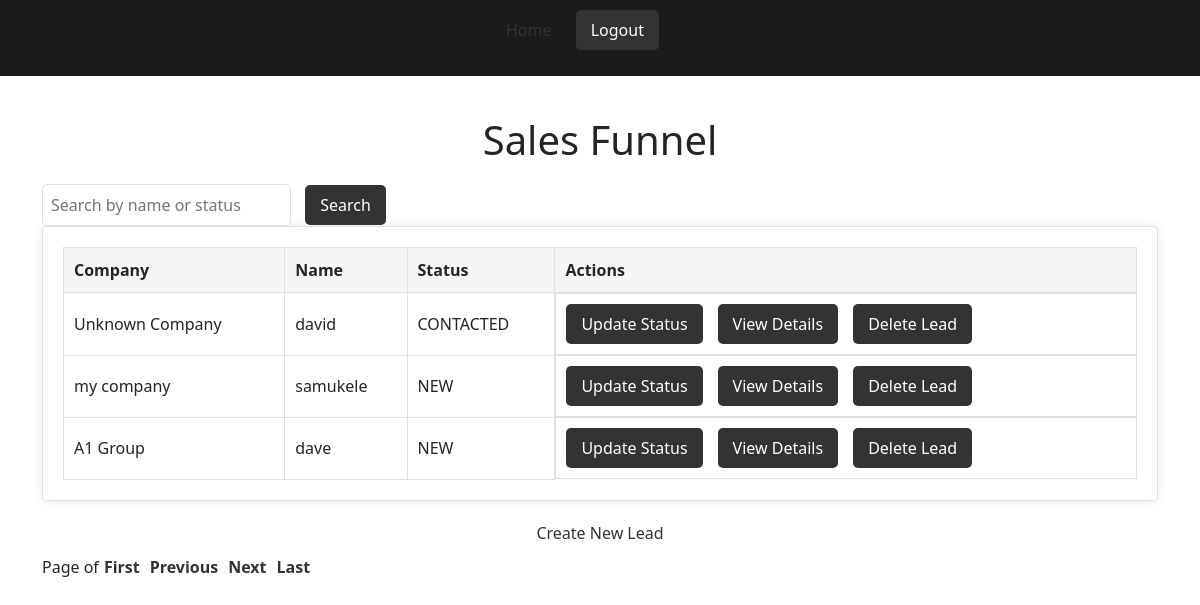
/leads/ (signed in), run on an earlier commit of the app's database.
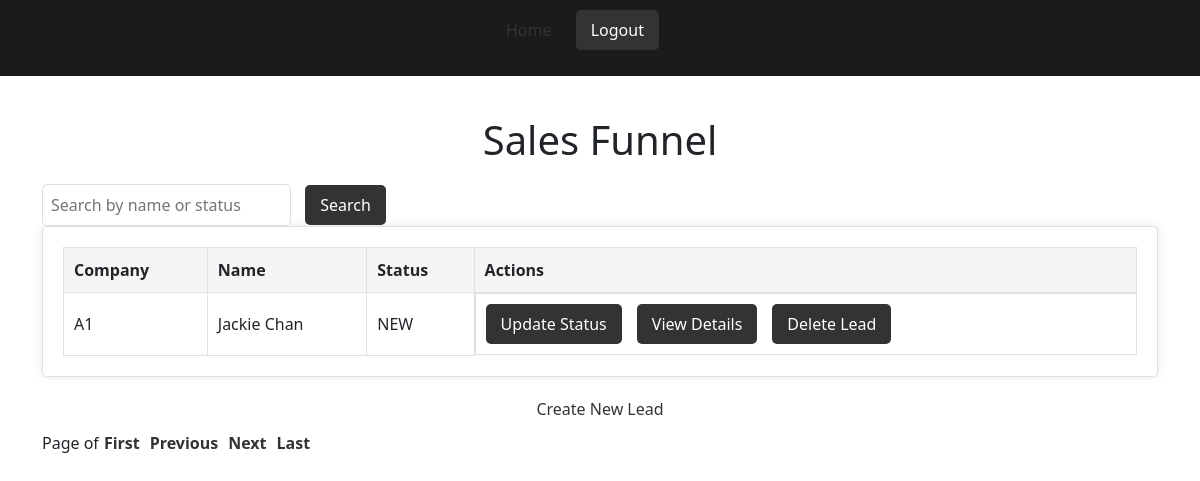
And on a later commit of the database.
### sales_funnel_app/models.py (models this page shows, shortened)
class Lead(models.Model):
    name = models.CharField(max_length=100)
    company = models.CharField(max_length=100, default="Unknown Company")  # Add default value
    email = models.EmailField()
    phone = models.CharField(max_length=20)
    status_choices = (
        ('NEW', 'New Lead'),
        ('CONTACTED', 'Contacted'),
        ('QUALIFIED', 'Qualified'),
        ('CONVERTED', 'Converted'),
        ('LOST', 'Lost'),
    )
    status = models.CharField(max_length=10, choices=status_choices, default='NEW')
    created_at = models.DateTimeField(auto_now_add=True)

### sales_funnel_app/views.py (the view)
# urls.py: path('leads/', login_required(views.lead_list), name='lead_list'),
@login_required
def lead_list(request):
    leads = Lead.objects.all()
    return render(request, 'sales_funnel_app/lead_list.html', {'leads': leads})

### sales_funnel_app/templates/sales_funnel_app/lead_list.html
{% extends 'base.html' %} {% block title %}Sales Funnel - Home{% endblock %} {% block content %}
<div class="container">
    <h1>Sales Funnel</h1>
    <div class="search-bar">
        <form method="get" action="{% url 'lead_list' %}">
            <input type="text" name="search" placeholder="Search by name or status">
            <button type="submit">Search</button>
        </form>
    </div>
    <div class="lead-list">
        <table>
            <thead>
                <tr>
                    <th>Company</th>
                    <th>Name</th>
                    <th>Status</th>
                    <th>Actions</th>
                </tr>
            </thead>
            <tbody>
                {% for lead in leads %}
                <tr class="lead-item">
                    <td>{{ lead.company }}</td>
                    <td>{{ lead.name }}</td>
                    <td>{{ lead.status }}</td>
                    <td class="lead-actions">
                        <a class="action-button" href="{% url 'update_lead_status' lead.id %}">Update Status</a>
                        <a class="action-button" href="{% url 'lead_detail' lead.id %}">View Details</a>
                        <a class="action-button" href="{% url 'delete_lead' lead.id %}">Delete Lead</a>
                    </td>
                </tr>
                {% endfor %}
            </tbody>
        </table>
    </div>
    <a class="create-lead-link" href="{% url 'create_lead' %}">Create New Lead</a>
    <div class="pagination">
        <span>Page {{ leads.number }} of {{ leads.paginator.num_pages }}</span>
        <a href="?page=1">First</a>
        <a href="?page={{ leads.previous_page_number }}">Previous</a>
        <a href="?page={{ leads.next_page_number }}">Next</a>
        <a href="?page={{ leads.paginator.num_pages }}">Last</a>
    </div>
</div>
{% endblock %}

### sales_funnel_app/templates/sales_funnel_app/base.html (shortened to what this page needs)
{% load static %}
<!DOCTYPE html>
<html lang="en">
<head>
    <link rel="stylesheet" type="text/css" href="{% static 'sales_funnel_app/style.css' %}">
    <link rel="stylesheet" href="https://cdn.jsdelivr.net/npm/bootstrap@5.3.0/dist/css/bootstrap.min.css">
</head>
<body>
    <header>
        <nav>
            <ul>
                <li><a href="{% url 'home' %}">Home</a></li>
                {% if user.is_authenticated %}
                <li><a href="{% url 'logout' %}" class="action-button">Logout</a></li>
                {% else %}
                <li><a href="{% url 'login' %}" class="action-button">Login</a></li>
                {% endif %}
            </ul>
        </nav>
    </header>
    <main>
        {% block content %} {% endblock %}
    </main>
</body>
</html>

### sales_funnel_app/static/sales_funnel_app/style.css (style rules this page uses)
body { font-family: Arial, sans-serif; background-color: #f5f5f5; margin: 0; padding: 0; }
header { background-color: #1a1b1b !important; color: #fff; padding: 10px; text-align: center; }
nav ul { list-style: none; padding: 0; }
nav ul li { display: inline; margin-right: 20px; }
nav ul li a { color: #333; text-decoration: none; }
main { padding: 20px; }
.container { max-width: 1400px; margin: 0 auto; padding: 20px; }
h1 { text-align: center; color: #333; margin-bottom: 20px; }
.lead-list { background-color: #fff; border: 1px solid #e0e0e0; border-radius: 5px; padding: 20px; box-shadow: 0px 0px 10px rgba(0, 0, 0, 0.1); }
table { width: 100%; border-collapse: collapse; }
th, td { border: 1px solid #ddd; padding: 10px; text-align: left; }
th { background-color: #f5f5f5; }
.lead-actions { display: flex; align-items: center; }
.action-button { display: inline-block; padding: 8px 15px; margin-right: 15px; background-color: #333; color: #fff; border: none; border-radius: 5px; text-align: center; text-decoration: none; cursor: pointer; }
.create-lead-link { display: block; margin-top: 20px; text-align: center; color: #333; text-decoration: none; font-weight: 500; }
.search-bar { margin-top: 20px; display: flex; align-items: center; }
.search-bar input[type="text"] { padding: 8px; border: 1px solid #ddd; border-radius: 5px; flex: 1; }
.search-bar button { margin-left: 10px; background-color: #333; color: #fff; border: none; border-radius: 5px; padding: 8px 15px; cursor: pointer; }
.pagination { margin-top: 10px; text-align: center; }
.pagination a { margin: 0 5px; text-decoration: none; color: #333; font-weight: bold; }
th, td { border: 1px solid #e0e0e0 !important; padding: 10px; text-align: left; }

What changed in the data, as far as the page shows it:
removed Lead: company "Unknown Company", name "david", status "CONTACTED"
removed Lead: company "my company", name "samukele", status "NEW"
removed Lead: company "A1 Group", name "dave", status "NEW"
added Lead: company "A1", name "Jackie Chan", status "NEW"
